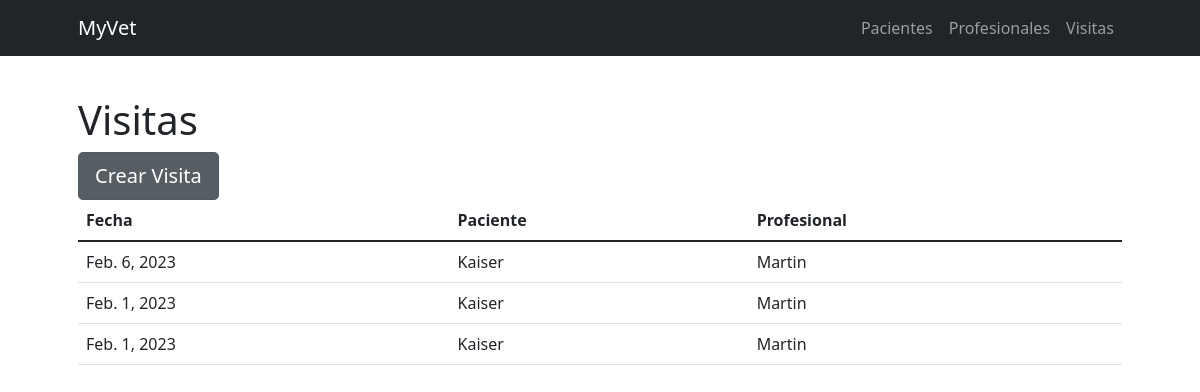
The page /MyVet/visitas on the database as committed earlier.
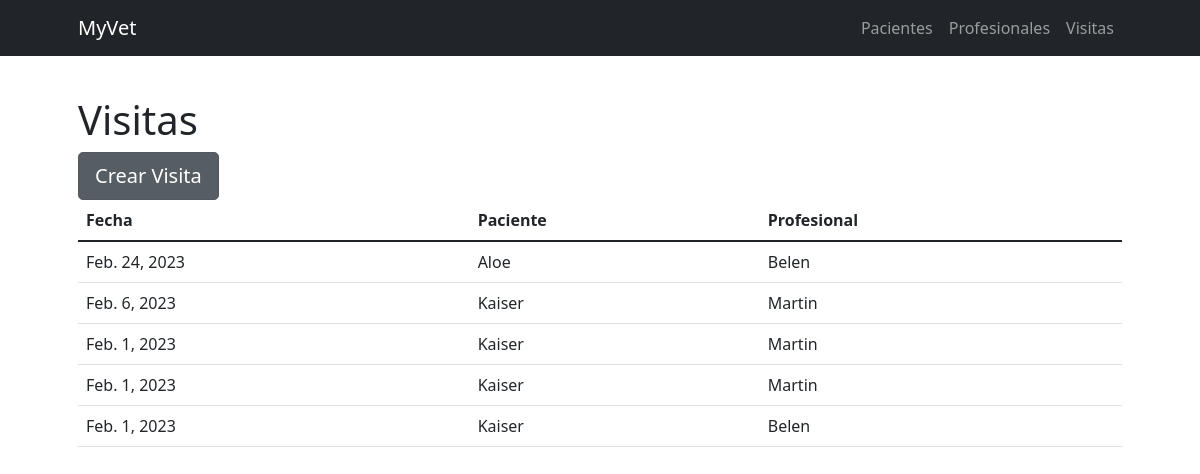
The same page on the database as committed later.
### MyVet/models.py (models this page shows)
class Visita (models.Model):
    fecha_visita = models.DateField()
    nombre_paciente = models.CharField(max_length=20)
    nombre_profesional = models.CharField(max_length=50)
    diagnostico = models.CharField(max_length=1000)
    medicacion = models.CharField(max_length=500, blank=True)
    proximo_control = models.DateField(blank=True, null=True)

### MyVet/views.py (the view)
# urls.py: path('visitas', views.ver_visitas, name="Ver Visitas"),
def ver_visitas (request):
	visitas = Visita.objects.all().order_by("-fecha_visita").values()
	return render(request,"MyVet/ver_visitas.html", {"visitas":visitas})

### MyVet/templates/MyVet/ver_visitas.html
{% extends 'MyVet/parent.html' %}
{% load static %}
{% block contenidoDinamico %}
<h1 class="card-title">Visitas</h2>
<a href="{% url 'Crear Visita' %}" class="btn btn-secondary btn-lg active float-right" role="button" aria-pressed="true">Crear Visita</a>
{% if visitas %}
<table class="table">
    <thead class="thead-dark">
      <tr>
        <th scope="col">Fecha</th>
        <th scope="col">Paciente</th>
        <th scope="col">Profesional</th>
      </tr>
    </thead>
    <tbody>
        {% for visita in visitas %}
        <tr>
            <td>{{visita.fecha_visita}}</td>
            <td>{{visita.nombre_paciente}}</td>
            <td>{{visita.nombre_profesional}}</td>
        </tr>
        {% endfor %}
    </tbody>
  </table>
{% else %}
<h3 class="card-title">Aún no existen visitas en el sistema.</h3>
{% endif %}
{% endblock %}

Rows that differ between the two databases and show on the page:
added Visita: fecha_visita "Feb. 24, 2023", nombre_paciente "Aloe", nombre_profesional "Belen"
added Visita: fecha_visita "Feb. 1, 2023", nombre_paciente "Kaiser", nombre_profesional "Belen"
